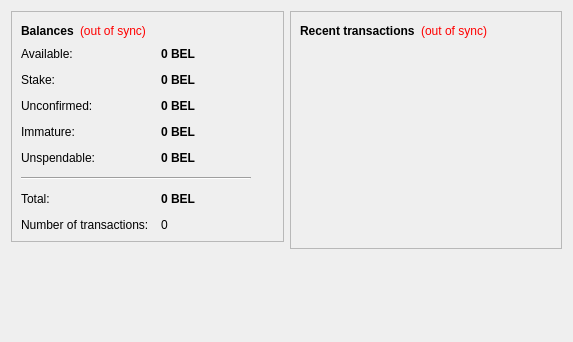
<?xml version="1.0" encoding="UTF-8"?>
<ui version="4.0">
 <class>OverviewPage</class>
 <widget class="QWidget" name="OverviewPage">
  <property name="geometry">
   <rect>
    <x>0</x>
    <y>0</y>
    <width>573</width>
    <height>342</height>
   </rect>
  </property>
  <property name="windowTitle">
   <string>Form</string>
  </property>
  <layout class="QHBoxLayout" name="horizontalLayout" stretch="1,1">
   <item>
    <layout class="QVBoxLayout" name="verticalLayout_2">
     <item>
      <widget class="QFrame" name="frame">
       <property name="frameShape">
        <enum>QFrame::StyledPanel</enum>
       </property>
       <property name="frameShadow">
        <enum>QFrame::Raised</enum>
       </property>
       <layout class="QVBoxLayout" name="verticalLayout_4">
        <item>
         <layout class="QHBoxLayout" name="horizontalLayout_4">
          <item>
           <widget class="QLabel" name="label_5">
            <property name="font">
             <font>
              <weight>75</weight>
              <bold>true</bold>
             </font>
            </property>
            <property name="text">
             <string>Balances</string>
            </property>
           </widget>
          </item>
          <item>
           <widget class="QLabel" name="labelWalletStatus">
            <property name="toolTip">
             <string>The displayed information may be out of date. Your wallet automatically synchronizes with the BelCoin network after a connection is established, but this process has not completed yet.</string>
            </property>
            <property name="styleSheet">
             <string notr="true">QLabel { color: red; }</string>
            </property>
            <property name="text">
             <string notr="true">(out of sync)</string>
            </property>
            <property name="alignment">
             <set>Qt::AlignLeading|Qt::AlignLeft|Qt::AlignVCenter</set>
            </property>
           </widget>
          </item>
          <item>
           <spacer name="horizontalSpacer_2">
            <property name="orientation">
             <enum>Qt::Horizontal</enum>
            </property>
            <property name="sizeHint" stdset="0">
             <size>
              <width>40</width>
              <height>20</height>
             </size>
            </property>
           </spacer>
          </item>
         </layout>
        </item>
        <item>
         <layout class="QFormLayout" name="formLayout_2">
          <property name="fieldGrowthPolicy">
           <enum>QFormLayout::AllNonFixedFieldsGrow</enum>
          </property>
          <property name="horizontalSpacing">
           <number>12</number>
          </property>
          <property name="verticalSpacing">
           <number>12</number>
          </property>
          <item row="0" column="0">
           <widget class="QLabel" name="labelAvailableText">
            <property name="toolTip">
             <string>Your current available balance</string>
            </property>
            <property name="text">
             <string>Available:</string>
            </property>
           </widget>
          </item>
          <item row="0" column="1">
           <widget class="QLabel" name="labelAvailable">
            <property name="font">
             <font>
              <weight>75</weight>
              <bold>true</bold>
             </font>
            </property>
            <property name="cursor">
             <cursorShape>IBeamCursor</cursorShape>
            </property>
            <property name="toolTip">
             <string>Your current available balance</string>
            </property>
            <property name="text">
             <string notr="true">0 BEL</string>
            </property>
            <property name="alignment">
             <set>Qt::AlignLeading|Qt::AlignLeft|Qt::AlignVCenter</set>
            </property>
            <property name="textInteractionFlags">
             <set>Qt::LinksAccessibleByMouse|Qt::TextSelectableByKeyboard|Qt::TextSelectableByMouse</set>
            </property>
           </widget>
          </item>
          <item row="1" column="0">
           <widget class="QLabel" name="label_6">
            <property name="toolTip">
             <string>Total of coins that was staked, and do not yet count toward the current balance</string>
            </property>
            <property name="text">
             <string>Stake:</string>
            </property>
           </widget>
          </item>
          <item row="1" column="1">
           <widget class="QLabel" name="labelStake">
            <property name="font">
             <font>
              <weight>75</weight>
              <bold>true</bold>
             </font>
            </property>
            <property name="cursor">
             <cursorShape>IBeamCursor</cursorShape>
            </property>
            <property name="toolTip">
             <string>Total of coins that was staked, and do not yet count toward the current balance</string>
            </property>
            <property name="text">
             <string notr="true">0 BEL</string>
            </property>
            <property name="alignment">
             <set>Qt::AlignLeading|Qt::AlignLeft|Qt::AlignVCenter</set>
            </property>
            <property name="textInteractionFlags">
             <set>Qt::LinksAccessibleByMouse|Qt::TextSelectableByKeyboard|Qt::TextSelectableByMouse</set>
            </property>
           </widget>
          </item>
          <item row="2" column="0">
           <widget class="QLabel" name="label_3">
            <property name="toolTip">
             <string>Total of transactions that have yet to be confirmed, and do not yet count toward the current balance</string>
            </property>
            <property name="text">
             <string>Unconfirmed:</string>
            </property>
           </widget>
          </item>
          <item row="2" column="1">
           <widget class="QLabel" name="labelUnconfirmed">
            <property name="font">
             <font>
              <weight>75</weight>
              <bold>true</bold>
             </font>
            </property>
            <property name="cursor">
             <cursorShape>IBeamCursor</cursorShape>
            </property>
            <property name="toolTip">
             <string>Total of transactions that have yet to be confirmed, and do not yet count toward the current balance</string>
            </property>
            <property name="text">
             <string notr="true">0 BEL</string>
            </property>
            <property name="alignment">
             <set>Qt::AlignLeading|Qt::AlignLeft|Qt::AlignVCenter</set>
            </property>
            <property name="textInteractionFlags">
             <set>Qt::LinksAccessibleByMouse|Qt::TextSelectableByKeyboard|Qt::TextSelectableByMouse</set>
            </property>
           </widget>
          </item>
          <item row="3" column="0">
           <widget class="QLabel" name="labelImmatureText">
            <property name="toolTip">
             <string>Mined balance that has not yet matured</string>
            </property>
            <property name="text">
             <string>Immature:</string>
            </property>
           </widget>
          </item>
          <item row="3" column="1">
           <widget class="QLabel" name="labelImmature">
            <property name="font">
             <font>
              <weight>75</weight>
              <bold>true</bold>
             </font>
            </property>
            <property name="toolTip">
             <string>Mined balance that has not yet matured</string>
            </property>
            <property name="text">
             <string notr="true">0 BEL</string>
            </property>
            <property name="alignment">
             <set>Qt::AlignLeading|Qt::AlignLeft|Qt::AlignVCenter</set>
            </property>
            <property name="textInteractionFlags">
             <set>Qt::LinksAccessibleByMouse|Qt::TextSelectableByKeyboard|Qt::TextSelectableByMouse</set>
            </property>
           </widget>
          </item>
          <item row="4" column="0">
           <widget class="QLabel" name="labelBalanceWatchOnlyText">
            <property name="toolTip">
             <string>Your unspendable balance</string>
            </property>
            <property name="text">
             <string>Unspendable:</string>
            </property>
           </widget>
          </item>
          <item row="4" column="1">
           <widget class="QLabel" name="labelBalanceWatchOnly">
            <property name="font">
             <font>
              <weight>75</weight>
              <bold>true</bold>
             </font>
            </property>
            <property name="cursor">
             <cursorShape>IBeamCursor</cursorShape>
            </property>
            <property name="toolTip">
             <string>Your unspendable balance</string>
            </property>
            <property name="text">
             <string notr="true">0 BEL</string>
            </property>
            <property name="alignment">
             <set>Qt::AlignLeading|Qt::AlignLeft|Qt::AlignVCenter</set>
            </property>
            <property name="textInteractionFlags">
             <set>Qt::LinksAccessibleByMouse|Qt::TextSelectableByKeyboard|Qt::TextSelectableByMouse</set>
            </property>
           </widget>
          </item>
          <item row="5" column="0" colspan="2">
           <widget class="Line" name="line">
            <property name="maximumSize">
             <size>
              <width>230</width>
              <height>16777215</height>
             </size>
            </property>
            <property name="orientation">
             <enum>Qt::Horizontal</enum>
            </property>
           </widget>
          </item>
          <item row="6" column="0">
           <widget class="QLabel" name="labelTotalText">
            <property name="toolTip">
             <string>Your current total balance</string>
            </property>
            <property name="text">
             <string>Total:</string>
            </property>
           </widget>
          </item>
          <item row="6" column="1">
           <widget class="QLabel" name="labelTotal">
            <property name="font">
             <font>
              <weight>75</weight>
              <bold>true</bold>
             </font>
            </property>
            <property name="toolTip">
             <string>Your current total balance</string>
            </property>
            <property name="text">
             <string notr="true">0 BEL</string>
            </property>
            <property name="alignment">
             <set>Qt::AlignLeading|Qt::AlignLeft|Qt::AlignVCenter</set>
            </property>
            <property name="textInteractionFlags">
             <set>Qt::LinksAccessibleByMouse|Qt::TextSelectableByKeyboard|Qt::TextSelectableByMouse</set>
            </property>
           </widget>
          </item>
          <item row="7" column="0">
           <widget class="QLabel" name="label_2">
            <property name="toolTip">
             <string>Total number of transactions in wallet</string>
            </property>
            <property name="text">
             <string>Number of transactions:</string>
            </property>
           </widget>
          </item>
          <item row="7" column="1">
           <widget class="QLabel" name="labelNumTransactions">
            <property name="toolTip">
             <string>Total number of transactions in wallet</string>
            </property>
            <property name="text">
             <string notr="true">0</string>
            </property>
           </widget>
          </item>
         </layout>
        </item>
       </layout>
      </widget>
     </item>
     <item>
      <spacer name="verticalSpacer">
       <property name="orientation">
        <enum>Qt::Vertical</enum>
       </property>
       <property name="sizeHint" stdset="0">
        <size>
         <width>20</width>
         <height>40</height>
        </size>
       </property>
      </spacer>
     </item>
    </layout>
   </item>
   <item>
    <layout class="QVBoxLayout" name="verticalLayout_3">
     <item>
      <widget class="QFrame" name="frame_2">
       <property name="frameShape">
        <enum>QFrame::StyledPanel</enum>
       </property>
       <property name="frameShadow">
        <enum>QFrame::Raised</enum>
       </property>
       <layout class="QVBoxLayout" name="verticalLayout">
        <item>
         <layout class="QHBoxLayout" name="horizontalLayout_2">
          <item>
           <widget class="QLabel" name="label_4">
            <property name="text">
             <string>&lt;b&gt;Recent transactions&lt;/b&gt;</string>
            </property>
           </widget>
          </item>
          <item>
           <widget class="QLabel" name="labelTransactionsStatus">
            <property name="toolTip">
             <string>The displayed information may be out of date. Your wallet automatically synchronizes with the BelCoin network after a connection is established, but this process has not completed yet.</string>
            </property>
            <property name="styleSheet">
             <string notr="true">QLabel { color: red; }</string>
            </property>
            <property name="text">
             <string notr="true">(out of sync)</string>
            </property>
            <property name="alignment">
             <set>Qt::AlignRight|Qt::AlignTrailing|Qt::AlignVCenter</set>
            </property>
           </widget>
          </item>
          <item>
           <spacer name="horizontalSpacer">
            <property name="orientation">
             <enum>Qt::Horizontal</enum>
            </property>
            <property name="sizeHint" stdset="0">
             <size>
              <width>40</width>
              <height>20</height>
             </size>
            </property>
           </spacer>
          </item>
         </layout>
        </item>
        <item>
         <widget class="QListView" name="listTransactions">
          <property name="styleSheet">
           <string notr="true">QListView { background: transparent; }</string>
          </property>
          <property name="frameShape">
           <enum>QFrame::NoFrame</enum>
          </property>
          <property name="verticalScrollBarPolicy">
           <enum>Qt::ScrollBarAlwaysOff</enum>
          </property>
          <property name="horizontalScrollBarPolicy">
           <enum>Qt::ScrollBarAlwaysOff</enum>
          </property>
          <property name="selectionMode">
           <enum>QAbstractItemView::NoSelection</enum>
          </property>
         </widget>
        </item>
       </layout>
      </widget>
     </item>
     <item>
      <spacer name="verticalSpacer_2">
       <property name="orientation">
        <enum>Qt::Vertical</enum>
       </property>
       <property name="sizeHint" stdset="0">
        <size>
         <width>20</width>
         <height>40</height>
        </size>
       </property>
      </spacer>
     </item>
    </layout>
   </item>
  </layout>
 </widget>
 <resources/>
 <connections/>
</ui>
